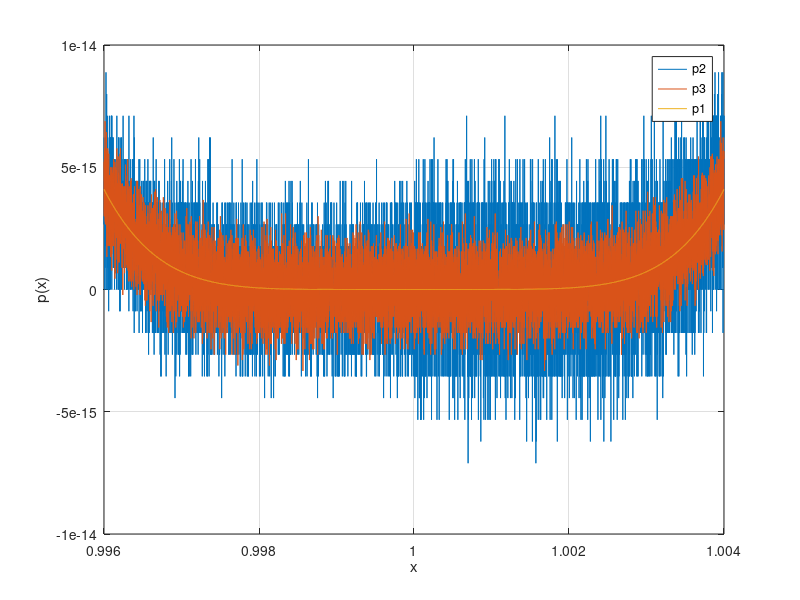

MATLAB code for this plot:
x=linspace(0.996,1.004,10000);
p1=(x-1).^6;
p2=x.^6-6*x.^5+15*x.^4-20*x.^3+15*x.^2-6*x+1;
% definire i prodotti con  .*
p3= 1+x.*(-6+x.*(15+x.*(-20+x.*(15+x.*(-6+x)))));

figure(1); clf
plot(x,p2,x,p3,x,p1)
legend('p2','p3','p1')
grid on
xlabel('x')
ylabel('p(x)')